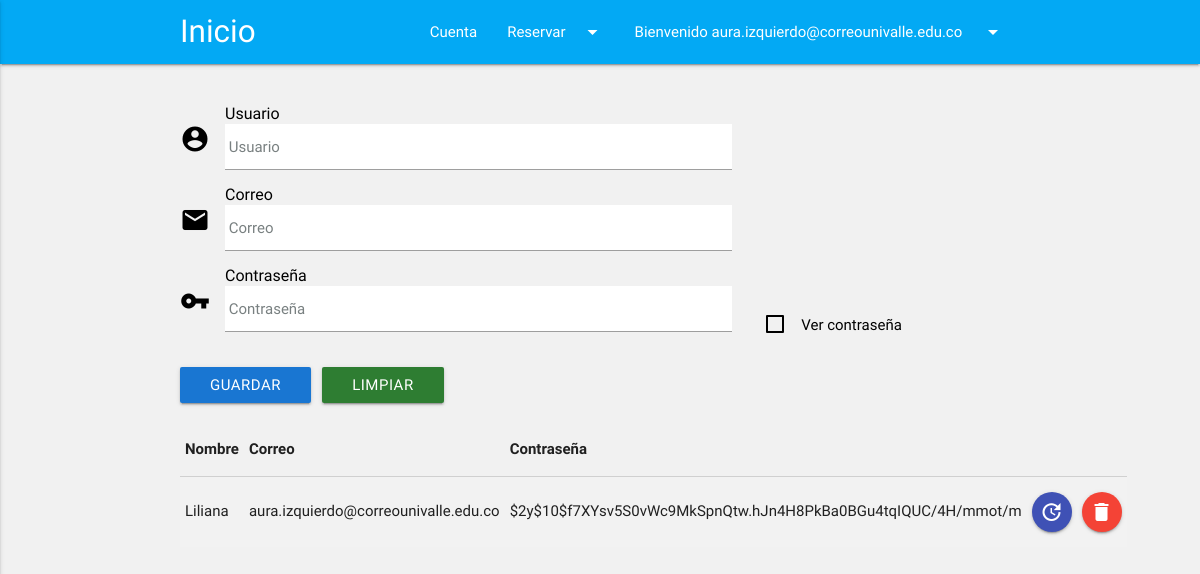
Screenshot of /cuenta.php (signed in) with the database file from the repository.
### tables this page shows
CREATE TABLE IF NOT EXISTS `usuarios` (
  `idUsuarios` int(11) NOT NULL AUTO_INCREMENT,
  `nombre` varchar(45) NOT NULL,
  `email` varchar(45) NOT NULL,
  `estado` int(5) NOT NULL,
  `password` varchar(255) NOT NULL,
  `joining_date` timestamp NOT NULL DEFAULT CURRENT_TIMESTAMP,
  PRIMARY KEY (`idUsuarios`)
);

### class.usuario.php (called while the page is built, shortened)
 <?php
class Usuario
{
	private $conn;
	public function __construct()
	{
		$basededatos = new Conexion();
		$bd = $basededatos->conexionBD();
		$this->conn = $bd;
	}
	public function runQuery($sql)
	{
		$stmt = $this->conn->prepare($sql);
		return $stmt;
	}
}
?>

### cuenta.entidad.php (called while the page is built, shortened)
<?php
class cuenta
{
	public function __GET($valor)
	{
		return $this->$valor;
	}
}
?>

### cuenta.model.php (called while the page is built, shortened)
<?php
class cuentaModel
{
	private $pdo;
	public function __CONSTRUCT()
	{
		try
		{
			$basededatos = new Conexion();
			$bd = $basededatos->conexionBD();
			$this->pdo = $bd;
		}
		catch (Exception $e)
		{
			die($e->getMessage());
		}
	}
	public function listarUsuarios($idUsu)
	{
		try {
			$result=array();
			$stm=$this->pdo->prepare("SELECT * from usuarios WHERE idUsuarios=?");
			$stm->execute(array($idUsu));
			foreach ($stm->fetchAll(PDO::FETCH_OBJ) as $r)
			{
				$usu= new cuenta();
				$usu->__SET('nombre',$r->nombre);
				$usu->__SET('email',$r->email);
				$usu->__SET('password',$r->password);
				$usu->__SET('joining_date',$r->joining_date);
				$usu->__SET('idUsuarios',$r->idUsuarios);
				$result[]=$usu;
			}
			return $result;
		}
		catch (Exception $e)
		{
			die($e->getMessage());
		}
	}
}
?>

### cuenta.php (the view, shortened to what this page needs)
<?php
  require_once("class.usuario.php");
  $auth_user = new Usuario();
  $user_id = $_SESSION['user1_session'];
  $stmt = $auth_user->runQuery("SELECT * FROM usuarios WHERE idUsuarios=:user_id");
  $stmt->execute(array(":user_id"=>$user_id));
  $userRow=$stmt->fetch(PDO::FETCH_ASSOC);
  require_once 'cuenta.entidad.php';
  require_once 'cuenta.model.php';
  $usu=new cuenta();
  $model=new cuentaModel();
?>
<!DOCTYPE html>
  <html lang="es">
    <head>
      <link type="text/css" rel="stylesheet" href="css/materialize.min.css"  media="screen,projection"/>
    </head>
    <body>
      <?php
        include('NavBarUsuario.php');
      ?>
      <br>
      <div class="container">
        <div class="row">
          <form action="?action=<?php echo $usu->idUsuarios > 0 ? 'actualizar' : 'registrar'; ?>" method="post" class="pure-form pure-form-stacked" onsubmit="return cuentabar();">
            <br>
            <div class="input-field col s9 m11 l8">
              <i class="material-icons prefix">account_circle</i>
              <input type="text" id="nombre" name="nombre" value="<?php echo $usu->__GET('nombre'); ?>" required="required" style="color:black;background-color:white;" placeholder=" Usuario" data-length="20">
              <label class="blanco" style="font-size:12pt;" for="nombrebar">Usuario</label>
            </div>
            <div class="input-field col s9 m11 l8">
              <i class="material-icons prefix">email</i>
              <input type="email" id="email" name="email" value="<?php echo $usu->__GET('email'); ?>" placeholder=" Correo" required="required" style="color:black;background-color:white;" data-length="45">
              <label class="blanco" for="email" style="font-size:12pt;">Correo</label>
            </div>
            <div class="input-field col s4.1 m8 l8">
              <i class="material-icons prefix">vpn_key</i>
              <input type="password" id="password" name="password" required="required" placeholder=" Contraseña" style="color:black;background-color:white;" data-length="15">
              <label class="blanco" for="password" style="font-size:12pt;">Contraseña</label>
            </div>
            <div class="input-field col s4 m4 l3">
              <p>
              <label class="blanco" for="VerPassword">Ver contraseña</label>
              </p>
            </div>
            <div class="input-field col s9 m11 l8">
              <button class="btn #1976d2 blue darken-2" type="submit">Guardar
              </button> &nbsp; <a class="waves-effect waves-light btn green darken-3" href="cuenta.php">Limpiar</a>
            </div>
          </form>
        </div>
      </div>
      <div class="container">
        <table class="striped">
            <thead>
              <tr class="active">
                  <th style="text-align:left;">Nombre</th>
                  <th style="text-align:left;">Correo</th>
                  <th style="text-align:left;">Contraseña</th>
                  <th></th>
                  <th></th>
              </tr>
            </thead>
            <?php foreach($model->listarUsuarios($userRow['idUsuarios']) as $r): ?>
                <tr>
                  <td><?php echo $r->__GET('nombre'); ?></td>
                  <td><?php echo $r->__GET('email'); ?></td>
                  <td><?php echo $r->__GET('password'); ?></td>
                  <td>
                      <a class='mover btn-floating btn-small waves-effect waves-light indigo' href="?action=editar&idUsuarios=<?php echo $r->idUsuarios; ?>" title='Actualizar'><i class='material-icons' style="color:white;">update</i></a>
                  </td>
                  <td>
                      <a class='mover btn-floating btn-small waves-effect waves-light red' href="?action=eliminar&idUsuarios=<?php echo $r->idUsuarios; ?>" title='Elimanar'><i class='material-icons' style="color:white;">delete</i></a>
                  </td>
                </tr>
            <?php
            endforeach;
            ?>
        </table>
      </div>
    </body>
  </html>

### NavBarUsuario.php (shortened to what this page needs)
<nav class="#4fc3f7 light-blue lighten-""navigation">
  <div class="nav-wrapper container">
    <a href="principal.php" class="brand-logo">Inicio</a>
    <ul id="nav-mobile" class="right hide-on-med-and-down">
      <li><a href="cuenta.php">Cuenta</a></li>
      <li><a class="dropdown-button" href="#!" data-activates="dropdownR">Reservar<i class="material-icons right" style="color:white;">arrow_drop_down</i></a></li>
      <li><a class="dropdown-button" href="#!" data-activates="dropdownS">Bienvenido <?php echo $userRow['email']; ?>&nbsp;<i class="material-icons right" style="color:white;">arrow_drop_down</i></a></li>
    </ul>
  </div>
</nav>

### cuenta.php (style rules this page uses)
body { background-color: #F1F1F1; }
input, input::-webkit-input-placeholder { color: #798081; }
i.material-icons, label.blanco { color: black; }

### rows the page displays
usuarios: email "aura.izquierdo@correounivalle.edu.co", __GET "Liliana", __GET "aura.izquierdo@correounivalle.edu.co", __GET "$2y$10$f7XYsv5S0vWc9MkSpnQtw.hJn4H8PkBa0BGu4tqIQUC/4H/mmot/m"
